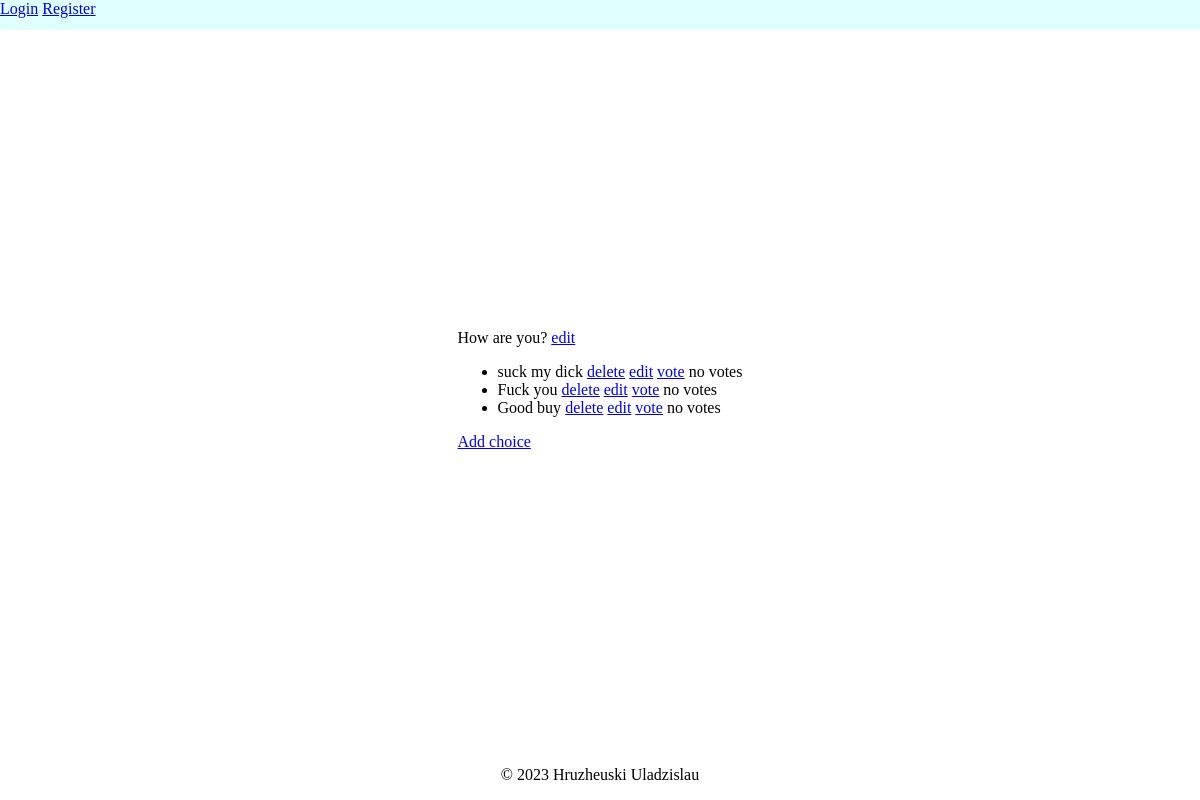
The app's page /question/18/, older data.
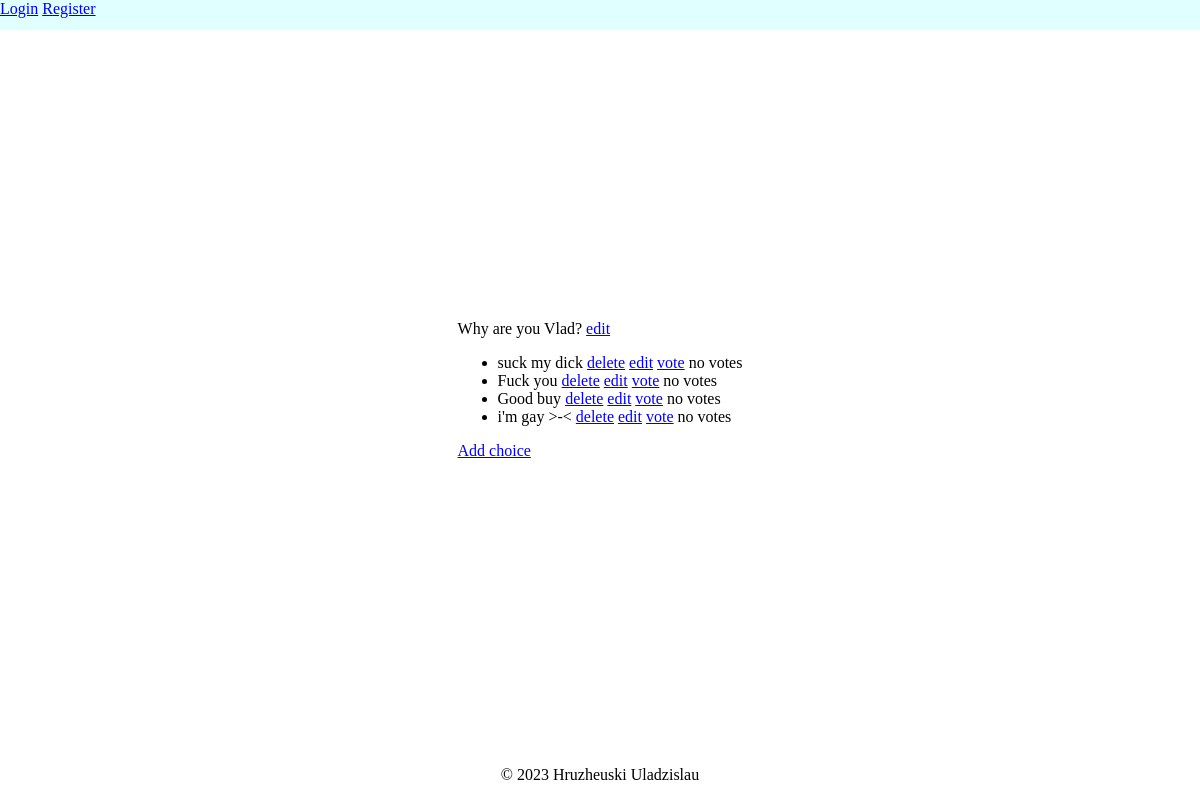
The same page, newer data.
### polls/models.py (models this page shows, shortened)
class Question(models.Model):
    question_text = models.CharField(max_length=200)
    creator = models.ForeignKey(User, on_delete=models.CASCADE)
    pub_date = models.DateTimeField(auto_now_add=True)
    def __str__(self):
        return self.question_text

class Choice(models.Model):
    choice_text = models.CharField(max_length=100)
    question = models.ForeignKey(Question, on_delete=models.CASCADE)
    @property
    def get_percent(self):
        count_votes = 0
        for choice in self.question.choice_set.all():
            count_votes += len(choice.vote_set.all())
        if count_votes == 0:
            return 'no votes'
        return len(self.vote_set.all()) / count_votes * 100
    def __str__(self):
        return self.choice_text

### polls/views.py (the view)
# urls.py: path('question/<int:question_id>/', show_question, name='show_question'),
def show_question(request, question_id):
    question = get_object_or_404(Question, id=question_id)
    choices = question.choice_set.all()
    context = {
        'question': question,
        'choices': choices,
    }
    return render(request, 'polls/show_question.html', context)

### polls/templates/polls/show_question.html
{% extends "polls/base.html" %}
{% load crispy_forms_filters %}
{% block content %}
<div class="container">
    <div class="content-section">
        {{ question }}
        <a href="{% url 'edit_question' question.id %}">edit</a>
        <ul>
            {% for choice in choices %}
                <li>
                    {{ choice }}
                    <a href="{% url 'delete_choice' choice.id%}">delete</a>
                    <a href="{% url 'edit_choice' choice.id%}">edit</a>
                    <a href="{% url 'vote' choice.id%}">vote</a>
                    {{ choice.get_percent }}
                </li>
            {% endfor %}
        </ul>
        <a href="{% url 'create_choice' question.id %}">Add choice</a>
    </div>
</div>
{% endblock content %}

Row changes from the older to the newer data that the page shows:
changed Question: question_text "How are you?" → "Why are you Vlad?"
added Choice: choice_text "i'm gay >-<", get_percent "no votes"
